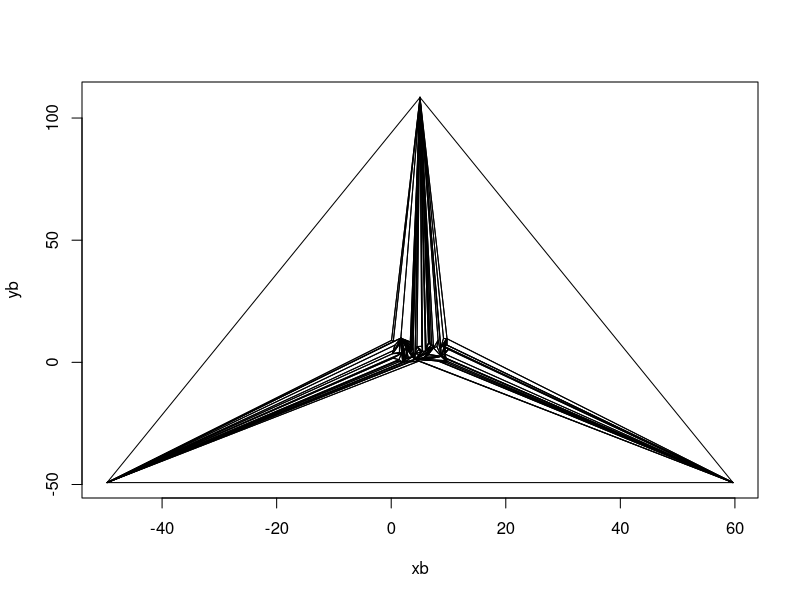

Generate this figure with R:
plot.new();
xb <-c(5.025319,-49.610065,59.660706,5.025319);
yb <-c(108.44088,-49.21628,-49.21628,108.44088);
plot (xb,yb,type="n");
x697877131<- c(3.160615,2.6443815,3.3733172,3.160615);
y697877131<- c(5.6182,6.679104,4.080916,5.6182);
lines(x697877131,y697877131);
x390495517<- c(3.160615,3.3733172,3.4682703,3.160615);
y390495517<- c(5.6182,4.080916,5.209947,5.6182);
lines(x390495517,y390495517);
x145376121<- c(3.160615,3.4682703,2.6443815,3.160615);
y145376121<- c(5.6182,5.209947,6.679104,5.6182);
lines(x145376121,y145376121);
x132460287<- c(2.6443815,3.4682703,1.6839993,2.6443815);
y132460287<- c(6.679104,5.209947,9.905153,6.679104);
lines(x132460287,y132460287);
x2064872965<- c(2.6443815,1.6839993,3.3733172,2.6443815);
y2064872965<- c(6.679104,9.905153,4.080916,6.679104);
lines(x2064872965,y2064872965);
x633416742<- c(3.3733172,1.6839993,4.148158,3.3733172);
y633416742<- c(4.080916,9.905153,1.2082952,4.080916);
lines(x633416742,y633416742);
x306701881<- c(3.3733172,4.148158,3.4682703,3.3733172);
y306701881<- c(4.080916,1.2082952,5.209947,4.080916);
lines(x306701881,y306701881);
x1429404823<- c(3.8138347,3.4682703,4.148158,3.8138347);
y1429404823<- c(5.071868,5.209947,1.2082952,5.071868);
lines(x1429404823,y1429404823);
x1380201810<- c(3.8138347,4.148158,5.025319,3.8138347);
y1380201810<- c(5.071868,1.2082952,108.44088,5.071868);
lines(x1380201810,y1380201810);
x1506160758<- c(3.6467743,3.8138347,5.025319,3.6467743);
y1506160758<- c(7.4348803,5.071868,108.44088,7.4348803);
lines(x1506160758,y1506160758);
x269622839<- c(3.6467743,5.025319,3.4682703,3.6467743);
y269622839<- c(7.4348803,108.44088,5.209947,7.4348803);
lines(x269622839,y269622839);
x665380033<- c(3.756429,3.6467743,3.4682703,3.756429);
y665380033<- c(5.747944,7.4348803,5.209947,5.747944);
lines(x665380033,y665380033);
x1670131714<- c(3.756429,3.4682703,3.8138347,3.756429);
y1670131714<- c(5.747944,5.209947,5.071868,5.747944);
lines(x1670131714,y1670131714);
x1336614923<- c(3.756429,3.8138347,3.6467743,3.756429);
y1336614923<- c(5.747944,5.071868,7.4348803,5.747944);
lines(x1336614923,y1336614923);
x1291425337<- c(3.4634895,3.3229918,3.4682703,3.4634895);
y1291425337<- c(9.745597,8.365402,5.209947,9.745597);
lines(x1291425337,y1291425337);
x1375506374<- c(3.4634895,3.4682703,5.025319,3.4634895);
y1375506374<- c(9.745597,5.209947,108.44088,9.745597);
lines(x1375506374,y1375506374);
x959583619<- c(3.4634895,5.025319,3.3229918,3.4634895);
y959583619<- c(9.745597,108.44088,8.365402,9.745597);
lines(x959583619,y959583619);
x684343894<- c(3.3229918,5.025319,1.6839993,3.3229918);
y684343894<- c(8.365402,108.44088,9.905153,8.365402);
lines(x684343894,y684343894);
x290260037<- c(2.3715396,3.3229918,1.6839993,2.3715396);
y290260037<- c(9.133831,8.365402,9.905153,9.133831);
lines(x290260037,y290260037);
x489471994<- c(2.518199,2.3715396,1.6839993,2.518199);
y489471994<- c(7.953578,9.133831,9.905153,7.953578);
lines(x489471994,y489471994);
x227930312<- c(2.518199,1.6839993,3.4682703,2.518199);
y227930312<- c(7.953578,9.905153,5.209947,7.953578);
lines(x227930312,y227930312);
x1278209195<- c(2.952751,2.518199,3.4682703,2.952751);
y1278209195<- c(7.039294,7.953578,5.209947,7.039294);
lines(x1278209195,y1278209195);
x294479237<- c(2.952751,3.4682703,2.3715396,2.952751);
y294479237<- c(7.039294,5.209947,9.133831,7.039294);
lines(x294479237,y294479237);
x364149128<- c(2.952751,2.3715396,2.518199,2.952751);
y364149128<- c(7.039294,9.133831,7.953578,7.039294);
lines(x364149128,y364149128);
x2035275016<- c(3.2497125,2.3715396,3.4682703,3.2497125);
y2035275016<- c(7.0992637,9.133831,5.209947,7.0992637);
lines(x2035275016,y2035275016);
x2076833707<- c(3.2497125,3.4682703,3.3229918,3.2497125);
y2076833707<- c(7.0992637,5.209947,8.365402,7.0992637);
lines(x2076833707,y2076833707);
x222419107<- c(2.8150475,3.2497125,3.3229918,2.8150475);
y222419107<- c(8.412654,7.0992637,8.365402,8.412654);
lines(x222419107,y222419107);
x431811046<- c(2.8150475,3.3229918,2.3715396,2.8150475);
y431811046<- c(8.412654,8.365402,9.133831,8.412654);
lines(x431811046,y431811046);
x1569029416<- c(2.8150475,2.3715396,3.2497125,2.8150475);
y1569029416<- c(8.412654,9.133831,7.0992637,8.412654);
lines(x1569029416,y1569029416);
x1295096416<- c(0.36108613,1.6839993,5.025319,0.36108613);
y1295096416<- c(8.522375,9.905153,108.44088,8.522375);
lines(x1295096416,y1295096416);
x1897040522<- c(0.058466196,0.36108613,5.025319,0.058466196);
y1897040522<- c(9.010395,8.522375,108.44088,9.010395);
lines(x1897040522,y1897040522);
x662898236<- c(0.058466196,5.025319,-49.610065,0.058466196);
y662898236<- c(9.010395,108.44088,-49.21628,9.010395);
lines(x662898236,y662898236);
x1498034361<- c(0.058466196,-49.610065,0.36108613,0.058466196);
y1498034361<- c(9.010395,-49.21628,8.522375,9.010395);
lines(x1498034361,y1498034361);
x44654594<- c(0.36108613,-49.610065,1.6839993,0.36108613);
y44654594<- c(8.522375,-49.21628,9.905153,8.522375);
lines(x44654594,y44654594);
x1194790812<- c(2.1759205,2.0068984,2.345533,2.1759205);
y1194790812<- c(0.38505077,0.035172105,0.14609993,0.38505077);
lines(x1194790812,y1194790812);
x174961646<- c(2.1759205,2.345533,1.6839993,2.1759205);
y174961646<- c(0.38505077,0.14609993,9.905153,0.38505077);
lines(x174961646,y174961646);
x1494776947<- c(2.1320395,2.1759205,1.6839993,2.1320395);
y1494776947<- c(0.803625,0.38505077,9.905153,0.803625);
lines(x1494776947,y1494776947);
x2083252646<- c(1.7606646,1.8772095,2.1320395,1.7606646);
y2083252646<- c(8.077294,5.1949587,0.803625,8.077294);
lines(x2083252646,y2083252646);
x731498851<- c(1.7606646,2.1320395,1.6839993,1.7606646);
y731498851<- c(8.077294,0.803625,9.905153,8.077294);
lines(x731498851,y731498851);
x674825651<- c(1.7606646,1.6839993,1.8772095,1.7606646);
y674825651<- c(8.077294,9.905153,5.1949587,8.077294);
lines(x674825651,y674825651);
x1790301880<- c(1.8772095,1.6839993,2.0068984,1.8772095);
y1790301880<- c(5.1949587,9.905153,0.035172105,5.1949587);
lines(x1790301880,y1790301880);
x1146995988<- c(1.8772095,2.0068984,2.1320395,1.8772095);
y1146995988<- c(5.1949587,0.035172105,0.803625,5.1949587);
lines(x1146995988,y1146995988);
x894062189<- c(2.1320395,2.0068984,2.1759205,2.1320395);
y894062189<- c(0.803625,0.035172105,0.38505077,0.803625);
lines(x894062189,y894062189);
x896869594<- c(1.835013,2.0068984,1.6839993,1.835013);
y896869594<- c(3.7177224,0.035172105,9.905153,3.7177224);
lines(x896869594,y896869594);
x1923831069<- c(1.4361811,0.24625361,1.835013,1.4361811);
y1923831069<- c(4.098081,3.5601835,3.7177224,4.098081);
lines(x1923831069,y1923831069);
x123551425<- c(1.4361811,1.835013,1.6839993,1.4361811);
y123551425<- c(4.098081,3.7177224,9.905153,4.098081);
lines(x123551425,y123551425);
x1430630738<- c(1.4445043,1.4361811,1.6839993,1.4445043);
y1430630738<- c(7.485688,4.098081,9.905153,7.485688);
lines(x1430630738,y1430630738);
x340872216<- c(1.3236552,1.4445043,1.6839993,1.3236552);
y340872216<- c(7.2739677,7.485688,9.905153,7.2739677);
lines(x340872216,y340872216);
x399454448<- c(1.3236552,1.6839993,0.24625361,1.3236552);
y399454448<- c(7.2739677,9.905153,3.5601835,7.2739677);
lines(x399454448,y399454448);
x87559820<- c(1.3236552,0.24625361,1.4445043,1.3236552);
y87559820<- c(7.2739677,3.5601835,7.485688,7.2739677);
lines(x87559820,y87559820);
x1318509327<- c(1.4445043,0.24625361,1.4361811,1.4445043);
y1318509327<- c(7.485688,3.5601835,4.098081,7.485688);
lines(x1318509327,y1318509327);
x1987041056<- c(0.66197574,0.24625361,1.6839993,0.66197574);
y1987041056<- c(7.05846,3.5601835,9.905153,7.05846);
lines(x1987041056,y1987041056);
x288578037<- c(0.66197574,1.6839993,-49.610065,0.66197574);
y288578037<- c(7.05846,9.905153,-49.21628,7.05846);
lines(x288578037,y288578037);
x1790575788<- c(0.35153925,0.66197574,-49.610065,0.35153925);
y1790575788<- c(4.798281,7.05846,-49.21628,4.798281);
lines(x1790575788,y1790575788);
x711715266<- c(0.35153925,-49.610065,0.24625361,0.35153925);
y711715266<- c(4.798281,-49.21628,3.5601835,4.798281);
lines(x711715266,y711715266);
x1129228751<- c(0.35153925,0.24625361,0.66197574,0.35153925);
y1129228751<- c(4.798281,3.5601835,7.05846,4.798281);
lines(x1129228751,y1129228751);
x263561670<- c(0.24625361,-49.610065,1.835013,0.24625361);
y263561670<- c(3.5601835,-49.21628,3.7177224,3.5601835);
lines(x263561670,y263561670);
x823540291<- c(0.32706976,1.3454342,1.835013,0.32706976);
y823540291<- c(1.6871548,1.1270589,3.7177224,1.6871548);
lines(x823540291,y823540291);
x1650918256<- c(0.32706976,1.835013,-49.610065,0.32706976);
y1650918256<- c(1.6871548,3.7177224,-49.21628,1.6871548);
lines(x1650918256,y1650918256);
x1630330214<- c(0.32706976,-49.610065,1.3454342,0.32706976);
y1630330214<- c(1.6871548,-49.21628,1.1270589,1.6871548);
lines(x1630330214,y1630330214);
x769646250<- c(1.0217273,1.3454342,-49.610065,1.0217273);
y769646250<- c(0.5504775,1.1270589,-49.21628,0.5504775);
lines(x769646250,y769646250);
x1616910242<- c(1.3691354,1.0217273,-49.610065,1.3691354);
y1616910242<- c(0.25194108,0.5504775,-49.21628,0.25194108);
lines(x1616910242,y1616910242);
x2074778274<- c(1.3691354,-49.610065,2.0068984,1.3691354);
y2074778274<- c(0.25194108,-49.21628,0.035172105,0.25194108);
lines(x2074778274,y2074778274);
x2095549021<- c(1.3691354,2.0068984,1.0217273,1.3691354);
y2095549021<- c(0.25194108,0.035172105,0.5504775,0.25194108);
lines(x2095549021,y2095549021);
x755819739<- c(1.0217273,2.0068984,1.3454342,1.0217273);
y755819739<- c(0.5504775,0.035172105,1.1270589,0.5504775);
lines(x755819739,y755819739);
x1288581584<- c(1.3454342,2.0068984,1.835013,1.3454342);
y1288581584<- c(1.1270589,0.035172105,3.7177224,1.1270589);
lines(x1288581584,y1288581584);
x786848220<- c(2.0068984,-49.610065,2.345533,2.0068984);
y786848220<- c(0.035172105,-49.21628,0.14609993,0.035172105);
lines(x786848220,y786848220);
x110584351<- c(2.345533,-49.610065,4.148158,2.345533);
y110584351<- c(0.14609993,-49.21628,1.2082952,0.14609993);
lines(x110584351,y110584351);
x1095384887<- c(3.6652672,2.345533,4.148158,3.6652672);
y1095384887<- c(2.2435732,0.14609993,1.2082952,2.2435732);
lines(x1095384887,y1095384887);
x132254750<- c(3.542242,3.6652672,4.148158,3.542242);
y132254750<- c(3.3397646,2.2435732,1.2082952,3.3397646);
lines(x132254750,y132254750);
x219043946<- c(3.542242,4.148158,1.6839993,3.542242);
y219043946<- c(3.3397646,1.2082952,9.905153,3.3397646);
lines(x219043946,y219043946);
x618391862<- c(3.542242,1.6839993,3.6652672,3.542242);
y618391862<- c(3.3397646,9.905153,2.2435732,3.3397646);
lines(x618391862,y618391862);
x75627931<- c(2.7889996,2.9555564,2.661076,2.7889996);
y75627931<- c(3.4564447,2.0703812,5.688595,3.4564447);
lines(x75627931,y75627931);
x1171730264<- c(2.7889996,2.661076,2.5257092,2.7889996);
y1171730264<- c(3.4564447,5.688595,1.3549423,3.4564447);
lines(x1171730264,y1171730264);
x2081609238<- c(2.7889996,2.5257092,2.9555564,2.7889996);
y2081609238<- c(3.4564447,1.3549423,2.0703812,3.4564447);
lines(x2081609238,y2081609238);
x1629518249<- c(2.9555564,2.5257092,3.6652672,2.9555564);
y1629518249<- c(2.0703812,1.3549423,2.2435732,2.0703812);
lines(x1629518249,y1629518249);
x1032361519<- c(2.9555564,3.6652672,2.661076,2.9555564);
y1032361519<- c(2.0703812,2.2435732,5.688595,2.0703812);
lines(x1032361519,y1032361519);
x1006005189<- c(2.661076,3.6652672,1.6839993,2.661076);
y1006005189<- c(5.688595,2.2435732,9.905153,5.688595);
lines(x1006005189,y1006005189);
x728719806<- c(2.2624784,1.7523354,2.2279234,2.2624784);
y728719806<- c(5.4043655,9.606427,4.4670196,5.4043655);
lines(x728719806,y728719806);
x422771183<- c(2.2624784,2.2279234,2.661076,2.2624784);
y422771183<- c(5.4043655,4.4670196,5.688595,5.4043655);
lines(x422771183,y422771183);
x2119063920<- c(2.2624784,2.661076,1.7523354,2.2624784);
y2119063920<- c(5.4043655,5.688595,9.606427,5.4043655);
lines(x2119063920,y2119063920);
x454386669<- c(1.7523354,2.661076,1.6839993,1.7523354);
y454386669<- c(9.606427,5.688595,9.905153,9.606427);
lines(x454386669,y454386669);
x1927744526<- c(1.7523354,1.6839993,2.2279234,1.7523354);
y1927744526<- c(9.606427,9.905153,4.4670196,9.606427);
lines(x1927744526,y1927744526);
x1640606098<- c(2.2279234,1.6839993,2.5257092,2.2279234);
y1640606098<- c(4.4670196,9.905153,1.3549423,4.4670196);
lines(x1640606098,y1640606098);
x1734207704<- c(2.2279234,2.5257092,2.661076,2.2279234);
y1734207704<- c(4.4670196,1.3549423,5.688595,4.4670196);
lines(x1734207704,y1734207704);
x632794778<- c(2.0750368,2.5257092,1.6839993,2.0750368);
y632794778<- c(4.7335253,1.3549423,9.905153,4.7335253);
lines(x632794778,y632794778);
x1787858236<- c(2.0750368,1.6839993,2.345533,2.0750368);
y1787858236<- c(4.7335253,9.905153,0.14609993,4.7335253);
lines(x1787858236,y1787858236);
x26067571<- c(2.0750368,2.345533,2.5257092,2.0750368);
y26067571<- c(4.7335253,0.14609993,1.3549423,4.7335253);
lines(x26067571,y26067571);
x2125708033<- c(2.5257092,2.345533,3.6652672,2.5257092);
y2125708033<- c(1.3549423,0.14609993,2.2435732,1.3549423);
lines(x2125708033,y2125708033);
x957612065<- c(3.3097105,4.815436,4.148158,3.3097105);
y957612065<- c(0.18206239,0.4956287,1.2082952,0.18206239);
lines(x957612065,y957612065);
x1572878612<- c(3.3097105,4.148158,-49.610065,3.3097105);
y1572878612<- c(0.18206239,1.2082952,-49.21628,0.18206239);
lines(x1572878612,y1572878612);
x467764854<- c(3.3097105,-49.610065,4.815436,3.3097105);
y467764854<- c(0.18206239,-49.21628,0.4956287,0.18206239);
lines(x467764854,y467764854);
x1161690850<- c(4.815436,-49.610065,59.660706,4.815436);
y1161690850<- c(0.4956287,-49.21628,-49.21628,0.4956287);
lines(x1161690850,y1161690850);
x965738969<- c(4.815436,59.660706,4.148158,4.815436);
y965738969<- c(0.4956287,-49.21628,1.2082952,0.4956287);
lines(x965738969,y965738969);
x36844213<- c(9.597727,9.4511595,4.7907743,9.597727);
y36844213<- c(0.37622035,0.723685,1.2445879,0.37622035);
lines(x36844213,y36844213);
x1739487377<- c(9.597727,4.7907743,9.857284,9.597727);
y1739487377<- c(0.37622035,1.2445879,0.32649457,0.37622035);
lines(x1739487377,y1739487377);
x1800367642<- c(9.597727,9.857284,9.4511595,9.597727);
y1800367642<- c(0.37622035,0.32649457,0.723685,0.37622035);
lines(x1800367642,y1800367642);
x2108888710<- c(9.4511595,9.857284,8.738472,9.4511595);
y2108888710<- c(0.723685,0.32649457,2.4518304,0.723685);
lines(x2108888710,y2108888710);
x651483190<- c(6.122055,9.4511595,8.738472,6.122055);
y651483190<- c(1.1037982,0.723685,2.4518304,1.1037982);
lines(x651483190,y651483190);
x1408125637<- c(6.1364784,6.122055,8.738472,6.1364784);
y1408125637<- c(1.497581,1.1037982,2.4518304,1.497581);
lines(x1408125637,y1408125637);
x1601134484<- c(6.1364784,8.738472,4.7907743,6.1364784);
y1601134484<- c(1.497581,2.4518304,1.2445879,1.497581);
lines(x1601134484,y1601134484);
x818013123<- c(6.1364784,4.7907743,6.122055,6.1364784);
y818013123<- c(1.497581,1.2445879,1.1037982,1.497581);
lines(x818013123,y818013123);
x56653725<- c(6.122055,4.7907743,9.4511595,6.122055);
y56653725<- c(1.1037982,1.2445879,0.723685,1.1037982);
lines(x56653725,y56653725);
x506947193<- c(4.7907743,8.738472,4.148158,4.7907743);
y506947193<- c(1.2445879,2.4518304,1.2082952,1.2445879);
lines(x506947193,y506947193);
x768723902<- c(4.7907743,4.148158,9.857284,4.7907743);
y768723902<- c(1.2445879,1.2082952,0.32649457,1.2445879);
lines(x768723902,y768723902);
x847281967<- c(8.120027,9.857284,4.148158,8.120027);
y847281967<- c(0.5913323,0.32649457,1.2082952,0.5913323);
lines(x847281967,y847281967);
x438214036<- c(8.120027,4.148158,59.660706,8.120027);
y438214036<- c(0.5913323,1.2082952,-49.21628,0.5913323);
lines(x438214036,y438214036);
x637465312<- c(8.832172,9.534422,8.120027,8.832172);
y637465312<- c(0.051580667,0.02661705,0.5913323,0.051580667);
lines(x637465312,y637465312);
x1577199317<- c(8.832172,8.120027,59.660706,8.832172);
y1577199317<- c(0.051580667,0.5913323,-49.21628,0.051580667);
lines(x1577199317,y1577199317);
x284980402<- c(8.832172,59.660706,9.534422,8.832172);
y284980402<- c(0.051580667,-49.21628,0.02661705,0.051580667);
lines(x284980402,y284980402);
x542940582<- c(9.534422,59.660706,9.857284,9.534422);
y542940582<- c(0.02661705,-49.21628,0.32649457,0.02661705);
lines(x542940582,y542940582);
x160731296<- c(9.534422,9.857284,8.120027,9.534422);
y160731296<- c(0.02661705,0.32649457,0.5913323,0.02661705);
lines(x160731296,y160731296);
x1943642111<- c(9.286373,9.857284,59.660706,9.286373);
y1943642111<- c(1.7212939,0.32649457,-49.21628,1.7212939);
lines(x1943642111,y1943642111);
x571184949<- c(9.286373,59.660706,8.738472,9.286373);
y571184949<- c(1.7212939,-49.21628,2.4518304,1.7212939);
lines(x571184949,y571184949);
x943019191<- c(9.286373,8.738472,9.857284,9.286373);
y943019191<- c(1.7212939,2.4518304,0.32649457,1.7212939);
lines(x943019191,y943019191);
x212731830<- c(9.309748,9.745382,8.738472,9.309748);
y212731830<- c(6.4887342,9.655601,2.4518304,6.4887342);
lines(x212731830,y212731830);
x1926407613<- c(8.971436,9.345869,9.309748,8.971436);
y1926407613<- c(3.303734,3.4196925,6.4887342,3.303734);
lines(x1926407613,y1926407613);
x2106536717<- c(8.971436,9.309748,8.738472,8.971436);
y2106536717<- c(3.303734,6.4887342,2.4518304,3.303734);
lines(x2106536717,y2106536717);
x1074982964<- c(8.971436,8.738472,9.345869,8.971436);
y1074982964<- c(3.303734,2.4518304,3.4196925,3.303734);
lines(x1074982964,y1074982964);
x16700311<- c(9.258021,9.61587,9.345869,9.258021);
y16700311<- c(2.2232752,1.6574562,3.4196925,2.2232752);
lines(x16700311,y16700311);
x1479988986<- c(9.258021,9.345869,8.738472,9.258021);
y1479988986<- c(2.2232752,3.4196925,2.4518304,2.2232752);
lines(x1479988986,y1479988986);
x56794452<- c(9.258021,8.738472,9.61587,9.258021);
y56794452<- c(2.2232752,2.4518304,1.6574562,2.2232752);
lines(x56794452,y56794452);
x348935849<- c(9.61587,8.738472,59.660706,9.61587);
y348935849<- c(1.6574562,2.4518304,-49.21628,1.6574562);
lines(x348935849,y348935849);
x1495302895<- c(9.61587,59.660706,9.345869,9.61587);
y1495302895<- c(1.6574562,-49.21628,3.4196925,1.6574562);
lines(x1495302895,y1495302895);
x2139056371<- c(9.992172,9.345869,59.660706,9.992172);
y2139056371<- c(5.262677,3.4196925,-49.21628,5.262677);
lines(x2139056371,y2139056371);
x43902679<- c(9.992172,59.660706,9.309748,9.992172);
y43902679<- c(5.262677,-49.21628,6.4887342,5.262677);
lines(x43902679,y43902679);
x1382539838<- c(9.46078,9.407344,9.992172,9.46078);
y1382539838<- c(6.205485,4.3014364,5.262677,6.205485);
lines(x1382539838,y1382539838);
x1125103957<- c(9.46078,9.992172,9.309748,9.46078);
y1125103957<- c(6.205485,5.262677,6.4887342,6.205485);
lines(x1125103957,y1125103957);
x456444484<- c(9.46078,9.309748,9.407344,9.46078);
y456444484<- c(6.205485,6.4887342,4.3014364,6.205485);
lines(x456444484,y456444484);
x1064531259<- c(9.407344,9.309748,9.345869,9.407344);
y1064531259<- c(4.3014364,6.4887342,3.4196925,4.3014364);
lines(x1064531259,y1064531259);
x1690206884<- c(9.407344,9.345869,9.992172,9.407344);
y1690206884<- c(4.3014364,3.4196925,5.262677,4.3014364);
lines(x1690206884,y1690206884);
x351975951<- c(9.6036415,9.309748,59.660706,9.6036415);
y351975951<- c(7.1511297,6.4887342,-49.21628,7.1511297);
lines(x351975951,y351975951);
x2100588957<- c(9.757432,9.6036415,59.660706,9.757432);
y2100588957<- c(7.0653477,7.1511297,-49.21628,7.0653477);
lines(x2100588957,y2100588957);
x477221312<- c(9.757432,59.660706,9.745382,9.757432);
y477221312<- c(7.0653477,-49.21628,9.655601,7.0653477);
lines(x477221312,y477221312);
x1601522849<- c(9.757432,9.745382,9.6036415,9.757432);
y1601522849<- c(7.0653477,9.655601,7.1511297,7.0653477);
lines(x1601522849,y1601522849);
x970123633<- c(9.6036415,9.745382,9.309748,9.6036415);
y970123633<- c(7.1511297,9.655601,6.4887342,7.1511297);
lines(x970123633,y970123633);
x1277762860<- c(9.745382,59.660706,5.025319,9.745382);
y1277762860<- c(9.655601,-49.21628,108.44088,9.655601);
lines(x1277762860,y1277762860);
x1236912105<- c(9.622626,9.126251,8.660317,9.622626);
y1236912105<- c(9.588483,9.8186865,6.095407,9.588483);
lines(x1236912105,y1236912105);
x1274135278<- c(9.622626,8.660317,9.745382,9.622626);
y1274135278<- c(9.588483,6.095407,9.655601,9.588483);
lines(x1274135278,y1274135278);
x1361593325<- c(9.622626,9.745382,9.126251,9.622626);
y1361593325<- c(9.588483,9.655601,9.8186865,9.588483);
lines(x1361593325,y1361593325);
x1079197043<- c(9.126251,9.745382,5.025319,9.126251);
y1079197043<- c(9.8186865,9.655601,108.44088,9.8186865);
lines(x1079197043,y1079197043);
x777535494<- c(9.126251,5.025319,8.660317,9.126251);
y777535494<- c(9.8186865,108.44088,6.095407,9.8186865);
lines(x777535494,y777535494);
x1606235472<- c(8.660317,5.025319,8.738472,8.660317);
y1606235472<- c(6.095407,108.44088,2.4518304,6.095407);
lines(x1606235472,y1606235472);
x2053692941<- c(9.282214,8.660317,8.738472,9.282214);
y2053692941<- c(6.8769903,6.095407,2.4518304,6.8769903);
lines(x2053692941,y2053692941);
x296583916<- c(9.282214,8.738472,9.745382,9.282214);
y296583916<- c(6.8769903,2.4518304,9.655601,6.8769903);
lines(x296583916,y296583916);
x2064417001<- c(9.425121,9.282214,9.745382,9.425121);
y2064417001<- c(8.007821,6.8769903,9.655601,8.007821);
lines(x2064417001,y2064417001);
x1271030463<- c(9.425121,9.745382,8.660317,9.425121);
y1271030463<- c(8.007821,9.655601,6.095407,8.007821);
lines(x1271030463,y1271030463);
x1763572206<- c(9.425121,8.660317,9.282214,9.425121);
y1763572206<- c(8.007821,6.095407,6.8769903,8.007821);
lines(x1763572206,y1763572206);
x748533427<- c(7.9749393,8.18535,7.389741,7.9749393);
y748533427<- c(6.4911036,9.083229,5.8858232,6.4911036);
lines(x748533427,y748533427);
x1740078008<- c(7.9749393,7.389741,8.738472,7.9749393);
y1740078008<- c(6.4911036,5.8858232,2.4518304,6.4911036);
lines(x1740078008,y1740078008);
x391538995<- c(7.9749393,8.738472,8.18535,7.9749393);
y391538995<- c(6.4911036,2.4518304,9.083229,6.4911036);
lines(x391538995,y391538995);
x1539974496<- c(8.18535,8.738472,5.025319,8.18535);
y1539974496<- c(9.083229,2.4518304,108.44088,9.083229);
lines(x1539974496,y1539974496);
x1736929572<- c(8.18535,5.025319,7.389741,8.18535);
y1736929572<- c(9.083229,108.44088,5.8858232,9.083229);
lines(x1736929572,y1736929572);
x7432970<- c(6.6608644,7.077326,5.9612823,6.6608644);
y7432970<- c(6.1791697,7.189748,4.5637555,6.1791697);
lines(x7432970,y7432970);
x20063281<- c(6.494911,6.6608644,5.9612823,6.494911);
y20063281<- c(5.49615,6.1791697,4.5637555,5.49615);
lines(x20063281,y20063281);
x1247930017<- c(6.494911,5.9612823,7.389741,6.494911);
y1247930017<- c(5.49615,4.5637555,5.8858232,5.49615);
lines(x1247930017,y1247930017);
x1130545818<- c(6.494911,7.389741,6.6608644,6.494911);
y1130545818<- c(5.49615,5.8858232,6.1791697,5.49615);
lines(x1130545818,y1130545818);
x655059806<- c(7.238367,6.6608644,7.389741,7.238367);
y655059806<- c(6.069993,6.1791697,5.8858232,6.069993);
lines(x655059806,y655059806);
x1922824053<- c(7.238367,7.389741,7.077326,7.238367);
y1922824053<- c(6.069993,5.8858232,7.189748,6.069993);
lines(x1922824053,y1922824053);
x1643709888<- c(7.238367,7.077326,6.6608644,7.238367);
y1643709888<- c(6.069993,7.189748,6.1791697,6.069993);
lines(x1643709888,y1643709888);
x417482352<- c(7.077326,7.389741,5.025319,7.077326);
y417482352<- c(7.189748,5.8858232,108.44088,7.189748);
lines(x417482352,y417482352);
x1783023136<- c(6.5038834,6.0722847,7.077326,6.5038834);
y1783023136<- c(7.801979,5.1002455,7.189748,7.801979);
lines(x1783023136,y1783023136);
x1906251216<- c(6.8026066,6.5038834,7.077326,6.8026066);
y1906251216<- c(7.5376396,7.801979,7.189748,7.5376396);
lines(x1906251216,y1906251216);
x1146052619<- c(6.8026066,7.077326,5.025319,6.8026066);
y1146052619<- c(7.5376396,7.189748,108.44088,7.5376396);
lines(x1146052619,y1146052619);
x82196222<- c(6.6709146,6.8026066,5.025319,6.6709146);
y82196222<- c(8.786461,7.5376396,108.44088,8.786461);
lines(x82196222,y82196222);
x314744852<- c(6.6709146,5.025319,6.5038834,6.6709146);
y314744852<- c(8.786461,108.44088,7.801979,8.786461);
lines(x314744852,y314744852);
x873030378<- c(6.6709146,6.5038834,6.8026066,6.6709146);
y873030378<- c(8.786461,7.801979,7.5376396,8.786461);
lines(x873030378,y873030378);
x1563239899<- c(6.0654125,6.5038834,5.025319,6.0654125);
y1563239899<- c(6.150329,7.801979,108.44088,6.150329);
lines(x1563239899,y1563239899);
x2135727291<- c(6.0654125,5.025319,6.0722847,6.0654125);
y2135727291<- c(6.150329,108.44088,5.1002455,6.150329);
lines(x2135727291,y2135727291);
x2062531452<- c(6.388546,6.0654125,6.0722847,6.388546);
y2062531452<- c(7.3283243,6.150329,5.1002455,7.3283243);
lines(x2062531452,y2062531452);
x61189159<- c(6.388546,6.0722847,6.5038834,6.388546);
y61189159<- c(7.3283243,5.1002455,7.801979,7.3283243);
lines(x61189159,y61189159);
x74179293<- c(6.388546,6.5038834,6.0654125,6.388546);
y74179293<- c(7.3283243,7.801979,6.150329,7.3283243);
lines(x74179293,y74179293);
x1275666861<- c(6.0722847,5.025319,5.9612823,6.0722847);
y1275666861<- c(5.1002455,108.44088,4.5637555,5.1002455);
lines(x1275666861,y1275666861);
x1440706804<- c(6.0722847,5.9612823,7.077326,6.0722847);
y1440706804<- c(5.1002455,4.5637555,7.189748,5.1002455);
lines(x1440706804,y1440706804);
x205089007<- c(5.4741383,5.9612823,5.025319,5.4741383);
y205089007<- c(4.546165,4.5637555,108.44088,4.546165);
lines(x205089007,y205089007);
x1329113828<- c(4.8015347,4.497667,4.1710324,4.8015347);
y1329113828<- c(5.229248,6.4485264,3.517102,5.229248);
lines(x1329113828,y1329113828);
x1037227930<- c(5.21965,4.8015347,4.1710324,5.21965);
y1037227930<- c(4.3694334,5.229248,3.517102,4.3694334);
lines(x1037227930,y1037227930);
x382126877<- c(5.21965,4.1710324,5.4741383,5.21965);
y382126877<- c(4.3694334,3.517102,4.546165,4.3694334);
lines(x382126877,y382126877);
x689202757<- c(5.21965,5.4741383,4.8015347,5.21965);
y689202757<- c(4.3694334,4.546165,5.229248,4.3694334);
lines(x689202757,y689202757);
x191692338<- c(4.8015347,5.4741383,4.497667,4.8015347);
y191692338<- c(5.229248,4.546165,6.4485264,5.229248);
lines(x191692338,y191692338);
x374131614<- c(5.3390713,4.497667,5.4741383,5.3390713);
y374131614<- c(6.5827413,6.4485264,4.546165,6.5827413);
lines(x374131614,y374131614);
x1751643127<- c(5.3390713,5.4741383,5.025319,5.3390713);
y1751643127<- c(6.5827413,4.546165,108.44088,6.5827413);
lines(x1751643127,y1751643127);
x256497768<- c(5.3390713,5.025319,4.497667,5.3390713);
y256497768<- c(6.5827413,108.44088,6.4485264,6.5827413);
lines(x256497768,y256497768);
x2145478222<- c(4.497667,5.025319,4.1710324,4.497667);
y2145478222<- c(6.4485264,108.44088,3.517102,6.4485264);
lines(x2145478222,y2145478222);
x1201224817<- c(4.1710324,5.025319,4.148158,4.1710324);
y1201224817<- c(3.517102,108.44088,1.2082952,3.517102);
lines(x1201224817,y1201224817);
x1098989346<- c(4.854674,4.1710324,4.148158,4.854674);
y1098989346<- c(3.2437057,3.517102,1.2082952,3.2437057);
lines(x1098989346,y1098989346);
x665810021<- c(4.854674,4.148158,5.4741383,4.854674);
y665810021<- c(3.2437057,1.2082952,4.546165,3.2437057);
lines(x665810021,y665810021);
x250723135<- c(4.854674,5.4741383,4.1710324,4.854674);
y250723135<- c(3.2437057,4.546165,3.517102,3.2437057);
lines(x250723135,y250723135);
x2090544159<- c(5.4741383,4.148158,5.9612823,5.4741383);
y2090544159<- c(4.546165,1.2082952,4.5637555,4.546165);
lines(x2090544159,y2090544159);
x1398481111<- c(5.9612823,4.148158,7.389741,5.9612823);
y1398481111<- c(4.5637555,1.2082952,5.8858232,4.5637555);
lines(x1398481111,y1398481111);
x1966439876<- c(6.4845963,5.783095,7.389741,6.4845963);
y1966439876<- c(3.9413655,2.0996575,5.8858232,3.9413655);
lines(x1966439876,y1966439876);
x47538054<- c(6.7657843,6.4845963,7.389741,6.7657843);
y47538054<- c(4.8707604,3.9413655,5.8858232,4.8707604);
lines(x47538054,y47538054);
x1312024697<- c(6.7657843,7.389741,4.148158,6.7657843);
y1312024697<- c(4.8707604,5.8858232,1.2082952,4.8707604);
lines(x1312024697,y1312024697);
x1305421578<- c(6.7657843,4.148158,6.4845963,6.7657843);
y1305421578<- c(4.8707604,1.2082952,3.9413655,4.8707604);
lines(x1305421578,y1305421578);
x1666127687<- c(6.4845963,4.148158,5.783095,6.4845963);
y1666127687<- c(3.9413655,1.2082952,2.0996575,3.9413655);
lines(x1666127687,y1666127687);
x1440724527<- c(5.783095,4.148158,8.738472,5.783095);
y1440724527<- c(2.0996575,1.2082952,2.4518304,2.0996575);
lines(x1440724527,y1440724527);
x1715669633<- c(6.593398,6.5114937,5.783095,6.593398);
y1715669633<- c(3.0829465,3.2817297,2.0996575,3.0829465);
lines(x1715669633,y1715669633);
x1830766161<- c(6.593398,5.783095,8.738472,6.593398);
y1830766161<- c(3.0829465,2.0996575,2.4518304,3.0829465);
lines(x1830766161,y1830766161);
x1301224045<- c(6.593398,8.738472,6.5114937,6.593398);
y1301224045<- c(3.0829465,2.4518304,3.2817297,3.0829465);
lines(x1301224045,y1301224045);
x1855984241<- c(6.5114937,8.738472,7.389741,6.5114937);
y1855984241<- c(3.2817297,2.4518304,5.8858232,3.2817297);
lines(x1855984241,y1855984241);
x1324389551<- c(6.5114937,7.389741,5.783095,6.5114937);
y1324389551<- c(3.2817297,5.8858232,2.0996575,3.2817297);
lines(x1324389551,y1324389551);
